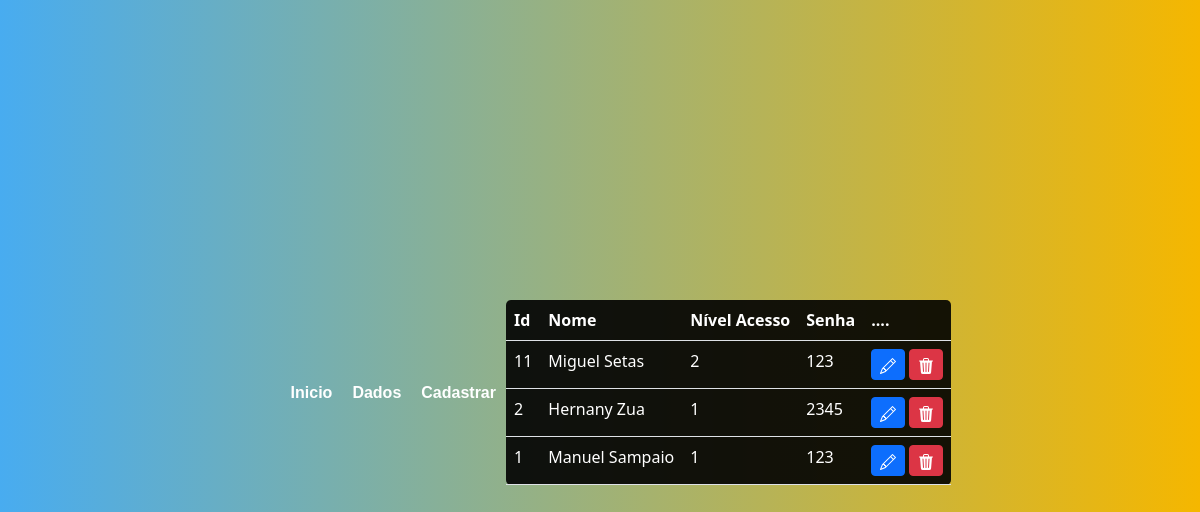
Screenshot of /HTML/table1.php with the database file from the repository.
### tables this page shows
CREATE TABLE `usuario` (
  `id` int NOT NULL,
  `nome` varchar(45) NOT NULL,
  `nivel_acesso` int NOT NULL,
  `senha` varchar(10) NOT NULL
);

### HTML/table1.php (the view, shortened to what this page needs)
<?php
include_once('../PHP/config.php');
    $sql = "SELECT * FROM usuario ORDER BY id DESC  ";
    $result = $conexao -> query($sql);
?>
<!DOCTYPE html>
<html lang="pt">
<head>
    <link rel="stylesheet" type="text/css" href="../CSS/estilocad1.css">
    <link rel="stylesheet" href="../CSS/bootstrap.min.css">
</head>
<nav id="menu">
        <ul class="nav-list">
            <li><a href="admin.php">Inicio</a></li>
            <li><a href="table1.php">Dados</a></li>
            <li><a href="cadastro.php">Cadastrar</a></li>
        </ul>
</nav>
<body>
    <div >
    <table class="table text-white table-bg">
    <thead>
    <tr>
    <th scope="col">Id</th>
    <th scope="col">Nome</th>
    <th scope="col">Nível Acesso</th>
    <th scope="col">Senha</th>
    <th scope="col">....</th>
    </tr>
    </thead>
    <tbody>
    <?php
         while($user_data = mysqli_fetch_assoc($result))
        {
        echo "<tr>";
        echo "<td>" .$user_data['id']."</td>";
        echo "<td>" .$user_data['nome']."</td>";
        echo "<td>" .$user_data['nivel_acesso']."</td>";
        echo "<td>" .$user_data['senha']."</td>";
        echo "<td>
        <a class ='btn btn-sm btn-primary' href='edit1.php?id=$user_data[id]'>
        <svg xmlns='http://www.w3.org/2000/svg' width='16' height='16' fill='currentColor' class='bi bi-pencil' viewBox='0 0 16 16'>
        <path d='M12.146.146a.5.5 0 0 1 .708 0l3 3a.5.5 0 0 1 0 .708l-10 10a.5.5 0 0 1-.168.11l-5 2a.5.5 0 0 1-.65-.65l2-5a.5.5 0 0 1 .11-.168l10-10zM11.207 2.5 13.5 4.793 14.793 3.5 12.5 1.207 11.207 2.5zm1.586 3L10.5 3.207 4 9.707V10h.5a.5.5 0 0 1 .5.5v.5h.5a.5.5 0 0 1 .5.5v.5h.293l6.5-6.5zm-9.761 5.175-.106.106-1.528 3.821 3.821-1.528.106-.106A.5.5 0 0 1 5 12.5V12h-.5a.5.5 0 0 1-.5-.5V11h-.5a.5.5 0 0 1-.468-.325z'/>
        </svg>
        </a>
        <a class ='btn btn-sm btn-danger' href='../PHP/delete1.php?id=$user_data[id]'>
        <svg xmlns='http://www.w3.org/2000/svg' width='16' height='16' fill='currentColor' class='bi bi-trash3-fill' viewBox='0 0 16 16'>
        <path d='M11 1.5v1h3.5a.5.5 0 0 1 0 1h-.538l-.853 10.66A2 2 0 0 1 11.115 16h-6.23a2 2 0 0 1-1.994-1.84L2.038 3.5H1.5a.5.5 0 0 1 0-1H5v-1A1.5 1.5 0 0 1 6.5 0h3A1.5 1.5 0 0 1 11 1.5Zm-5 0v1h4v-1a.5.5 0 0 0-.5-.5h-3a.5.5 0 0 0-.5.5ZM4.5 5.029l.5 8.5a.5.5 0 1 0 .998-.06l-.5-8.5a.5.5 0 1 0-.998.06Zm6.53-.528a.5.5 0 0 0-.528.47l-.5 8.5a.5.5 0 0 0 .998.058l.5-8.5a.5.5 0 0 0-.47-.528ZM8 4.5a.5.5 0 0 0-.5.5v8.5a.5.5 0 0 0 1 0V5a.5.5 0 0 0-.5-.5Z''/>
        </svg>
    </td>";
    echo "</tr>";
    }
    ?>
    </tbody>
    </table>
    </div>
</body>
</html>

### CSS/estilocad1.css (style rules this page uses)
:root { --fonte-logo: 'Times New Roman', Times, serif; --font-padrao: Verdana, Geneva, Tahoma, sans-serif; --font-destaque: Impact, Haettenschweiler, 'Arial Narrow Bold', sans-serif; --cor01: #48ACF0; --cor02: #003459; --cor03: #FFFFFF; --cor04: #748B75; --cor05: #53B3CB; --cor06: #F5B700; }
* { padding: 0px; margin: 0px; }
body { background-image: linear-gradient(to right, var(--cor04), var(--cor06), var(--cor05)); }
body { display: flex; align-items: center; justify-content: center; min-height: 100vh; font-family: Arial, sans-serif; background-image: linear-gradient(to right, var(--cor01), var(--cor06)); }
nav { display: flex; box-shadow: 1px; }
nav>ul { display: flex; }
nav>ul>li { list-style-type: none; margin: 4px; padding: 6px; }
nav>ul>li>a { text-decoration: none; color: var(--cor03); font-family: Arial, Helvetica, sans-serif; font-weight: bold; transition: 0.4s; }
.table { width: 50px; text-decoration: none; background-color: var(--cor01); border-radius: 5px; }
.table-bg { background: rgba(0, 0, 0, 0.9); }

### rows the page displays
usuario: id "11", nome "Miguel Setas", nivel_acesso "2", senha "123"
usuario: id "2", nome "Hernany Zua", nivel_acesso "1", senha "2345"
usuario: id "1", nome "Manuel Sampaio", nivel_acesso "1", senha "123"
